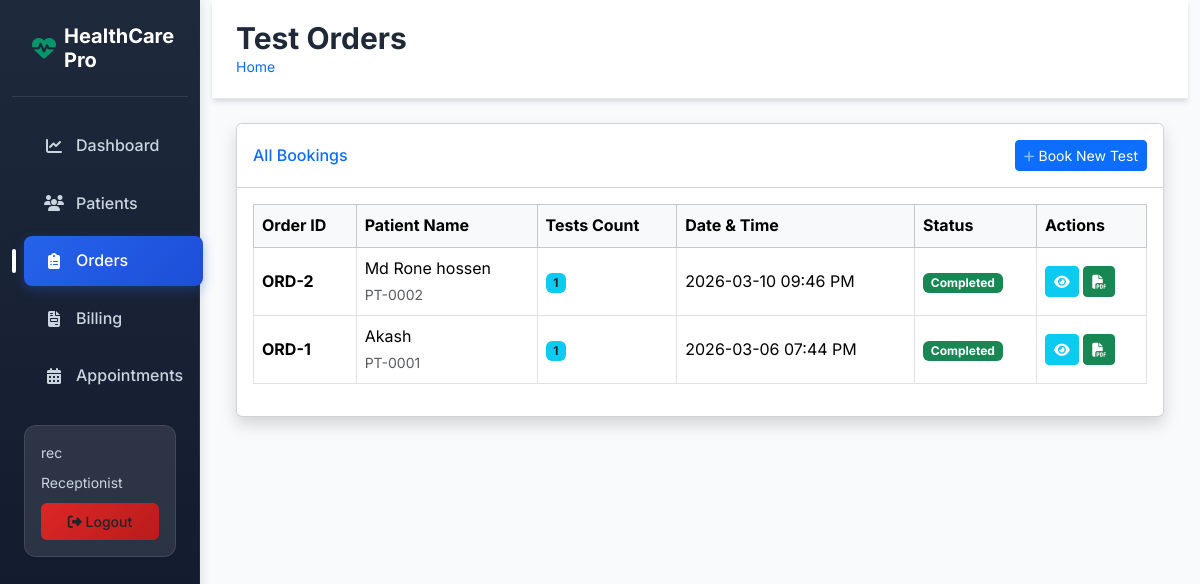
Page /orders (signed in) on the committed database.
### app/models/users.py (models this page shows)
class User(UserMixin, db.Model):
    __tablename__ = 'users'
    id = db.Column(db.Integer, primary_key=True)
    username = db.Column(db.String(80), unique=True, nullable=False)
    email = db.Column(db.String(120), unique=True, nullable=False)
    password_hash = db.Column(db.String(128), nullable=False)
    role = db.Column(db.String(20), nullable=False, default='patient') # admin, receptionist, lab_tech, doctor, patient
    is_active = db.Column(db.Boolean, default=True)
    created_at = db.Column(db.DateTime, default=datetime.utcnow)
    name = db.Column(db.String(100))
    phone = db.Column(db.String(20))

### app/models/order.py (models this page shows)
class TestOrder(db.Model):
    __tablename__ = 'test_orders'
    id = db.Column(db.Integer, primary_key=True)
    uuid = db.Column(db.String(36), unique=True, nullable=False, default=lambda: str(uuid.uuid4()))
    patient_id = db.Column(db.Integer, db.ForeignKey('patients.id'), nullable=False)
    order_date = db.Column(db.DateTime, default=datetime.utcnow)
    status = db.Column(db.String(30), default='pending') # pending, sample_collected, processing, completed
    created_by = db.Column(db.Integer, db.ForeignKey('users.id'), nullable=False) # receptionist who created it
    referral_id = db.Column(db.Integer, db.ForeignKey('referral_doctors.id'), nullable=True)
    items = db.relationship('TestOrderItem', backref='order', lazy=True, cascade="all, delete-orphan")
    samples = db.relationship('Sample', backref='order', lazy=True)
    report = db.relationship('Report', backref='order', uselist=False, lazy=True)
    invoice = db.relationship('Invoice', backref='order', uselist=False, lazy=True)

### app/models/patient.py (models this page shows)
class Patient(db.Model):
    __tablename__ = 'patients'
    id = db.Column(db.Integer, primary_key=True)
    patient_code = db.Column(db.String(20), unique=True, nullable=False)
    name = db.Column(db.String(100), nullable=False)
    phone = db.Column(db.String(20), nullable=False)
    email = db.Column(db.String(100)) # Added for notifications
    gender = db.Column(db.String(10))
    date_of_birth = db.Column(db.Date)
    blood_group = db.Column(db.String(5))
    address = db.Column(db.Text)
    created_at = db.Column(db.DateTime, default=datetime.utcnow)
    user_id = db.Column(db.Integer, db.ForeignKey('users.id'), nullable=True)
    orders = db.relationship('TestOrder', backref='patient', lazy=True)

### app/frontend/order_routes.py (the view)
@bp.route('/orders', methods=['GET'])
@login_required
@role_required('admin', 'receptionist')
def orders_list():
    orders = TestOrder.query.order_by(TestOrder.order_date.desc()).all()
    return render_template('orders/list.html', orders=orders)

### app/templates/orders/list.html (shortened to what this page needs)
{% extends 'base.html' %}
{% block page_title %}Test Orders{% endblock %}
{% block content %}
<div class="card shadow mb-4">
    <div class="card-header py-3 d-flex flex-row align-items-center justify-content-between bg-white">
        <h6 class="m-0 font-weight-bold text-primary">All Bookings</h6>
        <a href="{{ url_for('frontend.new_order') }}" class="btn btn-sm btn-primary">
             Book New Test
        </a>
    </div>
    <div class="card-body">
        <div class="table-responsive">
            <table class="table table-hover table-bordered align-middle">
                <thead class="table-light">
                    <tr>
                        <th>Order ID</th>
                        <th>Patient Name</th>
                        <th>Tests Count</th>
                        <th>Date & Time</th>
                        <th>Status</th>
                        <th>Actions</th>
                    </tr>
                </thead>
                <tbody>
                    {% for o in orders %}
                    <tr>
                        <td class="fw-bold">ORD-{{ o.id }}</td>
                        <td>{{ o.patient.name }} <br><small class="text-muted">{{ o.patient.patient_code }}</small></td>
                        <td><span class="badge bg-info text-dark">{{ o.items|length }}</span></td>
                        <td>{{ o.order_date.strftime('%Y-%m-%d %I:%M %p') }}</td>
                        <td>
                            {% if o.status == 'pending' %}
                            <span class="badge bg-warning text-dark">Pending Sample</span>
                            {% elif o.status == 'sample_collected' %}
                            <span class="badge bg-primary">In Lab</span>
                            {% elif o.status == 'completed' %}
                            <span class="badge bg-success">Completed</span>
                            {% else %}
                            <span class="badge bg-secondary">{{ o.status }}</span>
                            {% endif %}
                        </td>
                        <td>
                            <a href="{{ url_for('frontend.view_order', order_id=o.id) }}" class="btn btn-sm btn-info text-white" title="View Details"><i
                                    class="fas fa-eye"></i></a>
                            {% if o.status == 'completed' or o.status == 'sample_collected' %}
                            <a href="{{ url_for('reports.download_report', order_id=o.id) }}"
                                class="btn btn-sm btn-success" title="Generate Report"><i
                                    class="fas fa-file-pdf"></i></a>
                            {% endif %}
                        </td>
                    </tr>
                    {% else %}
                    <tr>
                        <td colspan="6" class="text-center py-4 text-muted">No orders found.</td>
                    </tr>
                    {% endfor %}
                </tbody>
            </table>
        </div>
    </div>
</div>
{% endblock %}

### app/templates/base.html (shortened to what this page needs)
<!DOCTYPE html>
<html lang="en">
<head>
    <link href="https://cdn.jsdelivr.net/npm/bootstrap@5.3.2/dist/css/bootstrap.min.css" rel="stylesheet">
    <link href="https://cdnjs.cloudflare.com/ajax/libs/font-awesome/6.4.2/css/all.min.css" rel="stylesheet">
    <link href="{{ url_for('static', filename='css/healthcare.css') }}" rel="stylesheet">
</head>
<body>
    <div class="container-fluid">
        <div class="row">
            {% if current_user.is_authenticated %}
            <nav class="col-md-3 col-lg-2 d-md-block sidebar">
                <div class="position-sticky">
                    <div class="sidebar-brand">
                        <h5><i class="fas fa-heartbeat"></i> HealthCare Pro</h5>
                    </div>
                    <ul class="nav flex-column">
                        <li class="nav-item">
                            <a class="nav-link {% if request.endpoint == 'portal.patient_dashboard' %}active{% endif %}"
                                href="{{ url_for('portal.patient_dashboard') }}">
                                <i class="fas fa-chart-line"></i> Dashboard
                            </a>
                        </li>
                        {% if current_user.role in ['admin', 'receptionist'] %}
                        <li class="nav-item">
                            <a class="nav-link {% if request.endpoint == 'frontend.patients_list' or request.endpoint == 'frontend.add_patient' %}active{% endif %}"
                                href="{{ url_for('frontend.patients_list') }}">
                                <i class="fas fa-users"></i> Patients
                            </a>
                        </li>
                        {% endif %}
                        {% if current_user.role in ['admin', 'receptionist'] %}
                        <li class="nav-item">
                            <a class="nav-link {% if request.endpoint == 'frontend.orders_list' or request.endpoint == 'frontend.new_order' %}active{% endif %}"
                                href="{{ url_for('frontend.orders_list') }}">
                                <i class="fas fa-clipboard-list"></i> Orders
                            </a>
                        </li>
                        {% endif %}
                        {% if current_user.role in ['admin', 'receptionist'] %}
                        <li class="nav-item">
                            <a class="nav-link {% if request.endpoint == 'frontend.invoices_list' %}active{% endif %}"
                                href="{{ url_for('frontend.invoices_list') }}">
                                <i class="fas fa-file-invoice"></i> Billing
                            </a>
                        </li>
                        {% endif %}
                        {% if current_user.role in ['admin', 'receptionist'] %}
                        <li class="nav-item">
                            <a class="nav-link {% if request.endpoint == 'frontend.appointments_admin' %}active{% endif %}"
                                href="{{ url_for('frontend.appointments_admin') }}">
                                <i class="fas fa-calendar-alt"></i> Appointments
                            </a>
                        </li>
                        {% endif %}
                    </ul>
                    <div class="user-info">
                        <small>{{ current_user.username }}</small>
                        <small class="text-capitalize">{{ current_user.role }}</small>
                        <a href="{{ url_for('frontend.logout') }}" class="btn btn-logout w-100">
                            <i class="fas fa-sign-out-alt"></i> Logout
                        </a>
                    </div>
                </div>
            </nav>
            {% endif %}
            <main class="{% if current_user.is_authenticated %}col-md-9 ms-sm-auto col-lg-10{% else %}col-12{% endif %} main-content">
                <div class="page-header">
                    <div class="container-fluid px-4">
                        <div class="d-flex justify-content-between align-items-center">
                            <div>
                                <h1 class="page-title">{% block page_title %}{% endblock %}</h1>
                                <nav aria-label="breadcrumb">
                                    <ol class="breadcrumb">
                                        <li class="breadcrumb-item"><a href="#" class="text-decoration-none">Home</a></li>
                                    </ol>
                                </nav>
                            </div>
                        </div>
                    </div>
                </div>
                <div class="container-fluid px-4">
                    {% block content %}{% endblock %}
                </div>
            </main>
        </div>
    </div>
</body>
</html>

### app/templates/base.html (style rules this page uses)
:root { --primary-color: #2563eb; --primary-dark: #1d4ed8; --secondary-color: #059669; --accent-color: #f59e0b; --danger-color: #dc2626; --warning-color: #d97706; --success-color: #059669; --info-color: #0891b2; --dark-color: #1f2937; --light-bg: #f8fafc; --sidebar-bg: linear-gradient(180deg, #1e293b 0%, #0f172a 100%); --card-shadow: 0 4px 6px -1px rgba(0, 0, 0, 0.1), 0 2px 4px -1px rgba(0, 0, 0, 0.06); --card-shadow-hover: 0 10px 15px -3px rgba(0, 0, 0, 0.1), 0 4px 6px -2px rgba(0, 0, 0, 0.05); }
body { background: var(--light-bg); font-family: 'Inter', -apple-system, BlinkMacSystemFont, 'Segoe UI', Roboto, sans-serif; line-height: 1.6; }
.sidebar { min-height: 100vh; background: var(--sidebar-bg); box-shadow: 2px 0 10px rgba(0, 0, 0, 0.1); position: relative; }
.sidebar::before { content: ''; position: absolute; top: 0; right: 0; width: 1px; height: 100%; background: linear-gradient(180deg, transparent 0%, rgba(255,255,255,0.1) 50%, transparent 100%); }
.sidebar .nav-link { color: #cbd5e1; text-decoration: none; padding: 12px 20px; display: flex; align-items: center; border-radius: 8px; margin: 4px 12px; transition: all 0.3s ease; font-weight: 500; position: relative; }
.sidebar .nav-link i { width: 20px; text-align: center; margin-right: 12px; font-size: 16px; }
.sidebar .nav-link.active { color: #fff; background: linear-gradient(135deg, var(--primary-color), var(--primary-dark)); box-shadow: 0 4px 12px rgba(37, 99, 235, 0.3); }
.sidebar .nav-link.active::before { content: ''; position: absolute; left: -12px; top: 50%; transform: translateY(-50%); width: 4px; height: 24px; background: #fff; border-radius: 2px; }
.sidebar-brand { padding: 24px 20px; border-bottom: 1px solid rgba(255, 255, 255, 0.1); margin-bottom: 20px; }
.sidebar-brand h5 { color: #fff; font-weight: 700; font-size: 1.25rem; margin: 0; display: flex; align-items: center; }
.sidebar-brand i { color: var(--secondary-color); margin-right: 8px; font-size: 1.5rem; }
.main-content { background: var(--light-bg); min-height: 100vh; }
.page-header { background: #fff; border-bottom: 1px solid #e2e8f0; padding: 20px 0; margin-bottom: 24px; box-shadow: var(--card-shadow); }
.page-title { font-size: 1.875rem; font-weight: 700; color: var(--dark-color); margin: 0; }
.breadcrumb { background: transparent; padding: 0; margin: 0; font-size: 0.875rem; }
.user-info { background: rgba(255, 255, 255, 0.1); border-radius: 12px; padding: 16px; margin: 20px 12px; border: 1px solid rgba(255, 255, 255, 0.1); }
.user-info small { color: #cbd5e1; display: block; margin-bottom: 8px; }
.btn-logout { background: linear-gradient(135deg, #dc2626, #b91c1c); border: none; border-radius: 6px; padding: 8px 16px; font-size: 0.875rem; font-weight: 500; transition: all 0.3s ease; }

### rows in the picture
User: username "rec", role "Receptionist"
TestOrder: id "2", patient.name "Md Rone hossen", patient.patient_code "PT-0002", items|length "1", order_date "2026-03-10 09:46 PM", status "Completed"
TestOrder: id "1", patient.name "Akash", patient.patient_code "PT-0001", items|length "1", order_date "2026-03-06 07:44 PM", status "Completed"
